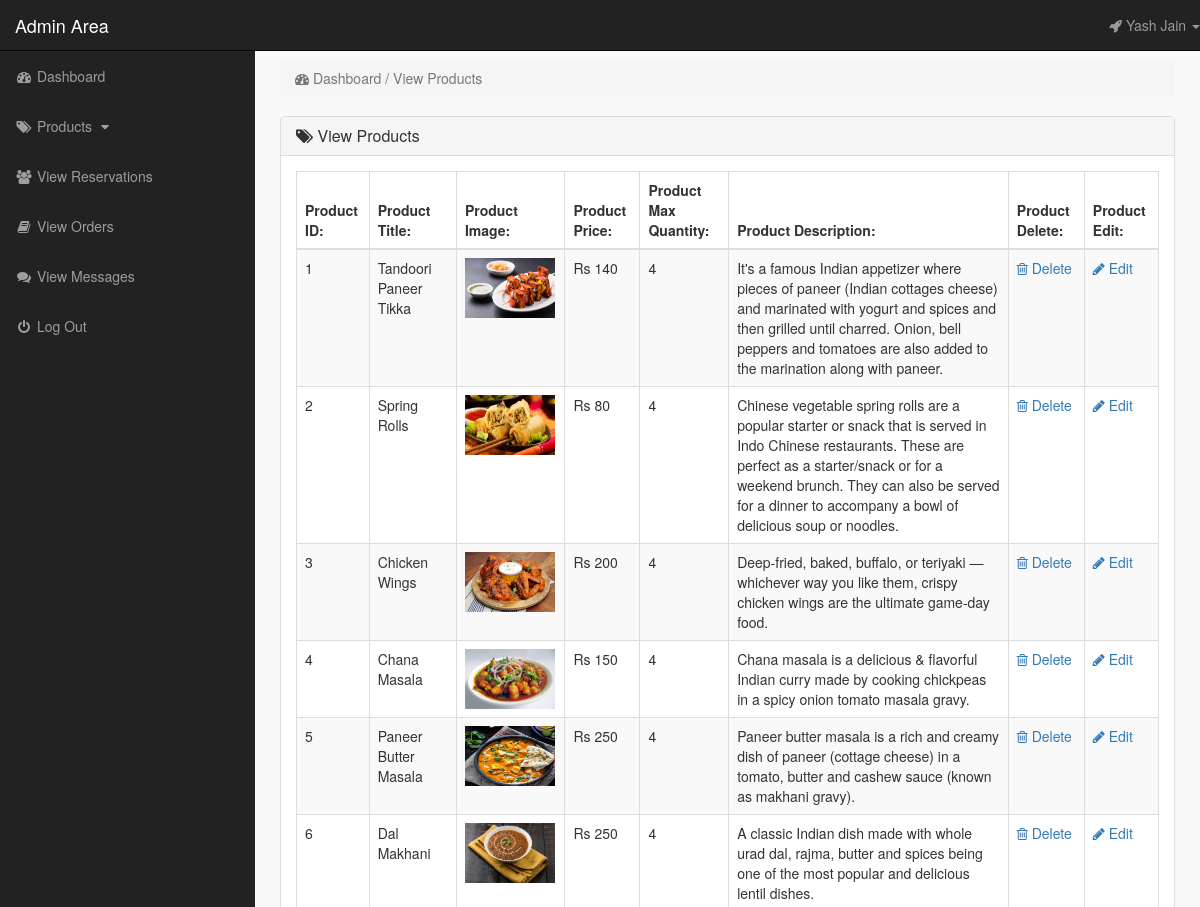
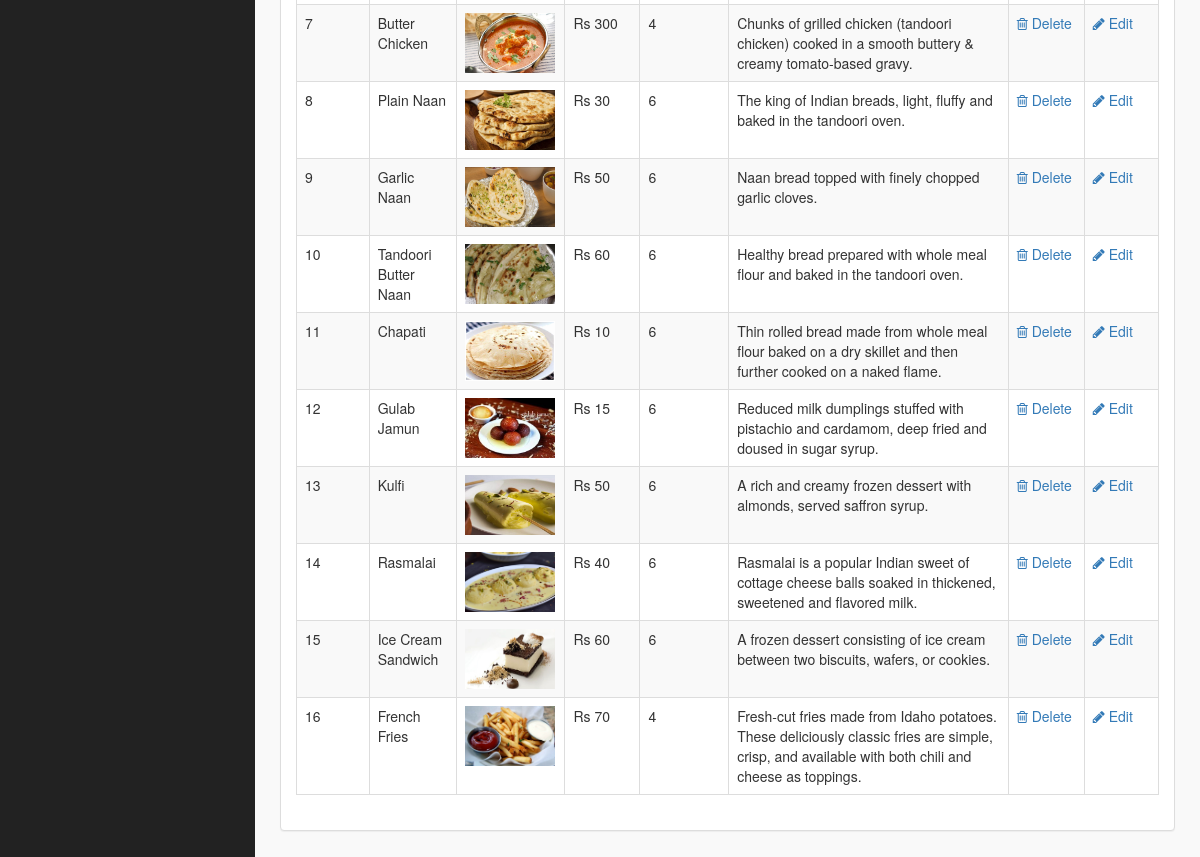
Page /admin_area/index.php?view_products (signed in) on the committed database (2 pictures, top to bottom).
### tables this page shows
CREATE TABLE `products` (
  `product_id` int(10) NOT NULL,
  `p_cat_id` int(10) NOT NULL,
  `cat_id` int(10) NOT NULL,
  `product_title` text NOT NULL,
  `product_img` text NOT NULL,
  `product_price` int(10) NOT NULL,
  `product_desc` text NOT NULL,
  `max_quantity` int(11) DEFAULT NULL
);

### admin_area/view_products.php (the view)
<?php
    if(!isset($_SESSION['admin_email'])){
        echo "<script>window.open('login.php','_self')</script>";
    }else{
?>
<div class="row">
    <div class="col-lg-12">
        <ol class="breadcrumb">
            <li class="active">
                <i class="fa fa-dashboard"></i> Dashboard / View Products
            </li>
        </ol>
    </div>
</div>
<div class="row">
    <div class="col-lg-12">
        <div class="panel panel-default">
            <div class="panel-heading">
               <h3 class="panel-title">
                   <i class="fa fa-tags"></i>  View Products
               </h3>
            </div>
            <div class="panel-body">
                <div class="table-responsive">
                    <table class="table table-striped table-bordered table-hover">
                        <thead>
                            <tr>
                                <th> Product ID: </th>
                                <th> Product Title: </th>
                                <th> Product Image: </th>
                                <th> Product Price: </th>
                                <th> Product Max Quantity: </th>
                                <th> Product Description: </th>
                                <th> Product Delete: </th>
                                <th> Product Edit: </th>
                            </tr>
                        </thead>
                        <tbody>
                            <?php
                                $i=0;
                                $get_pro = "select * from products";
                                $run_pro = mysqli_query($con,$get_pro);
                                while($row_pro=mysqli_fetch_array($run_pro)){
                                    $pro_id = $row_pro['product_id'];
                                    $pro_title = $row_pro['product_title'];
                                    $pro_img = $row_pro['product_img'];
                                    $pro_price = $row_pro['product_price'];
                                    $max_quantity = $row_pro['max_quantity'];
                                    $pro_desc = $row_pro['product_desc'];
                                    $i++;
                            ?>
                            <tr>
                                <td> <?php echo $i; ?> </td>
                                <td> <?php echo $pro_title; ?> </td>
                                <td> <img src="product_images/<?php echo $pro_img; ?>" width="90" height="60"></td>
                                <td> Rs <?php echo $pro_price; ?> </td>
                                <td> <?php echo $max_quantity; ?> </td>
                                <td> <?php echo $pro_desc; ?> </td>
                                <td>
                                     <a href="index.php?delete_product=<?php echo $pro_id; ?>">
                                        <i class="fa fa-trash-o"></i> Delete
                                     </a>
                                </td>
                                <td>
                                     <a href="index.php?edit_product=<?php echo $pro_id; ?>">
                                        <i class="fa fa-pencil"></i> Edit
                                     </a>
                                </td>
                            </tr>
                            <?php } ?>
                        </tbody>
                    </table>
                </div>
            </div>
        </div>
    </div>
</div>
<?php } ?>

### admin_area/includes/sidebar.php (shortened to what this page needs)
<?php
    if(!isset($_SESSION['admin_email'])){
        echo "<script>window.open('login.php','_self')</script>";
    }else{
?>
<nav class="navbar navbar-inverse navbar-fixed-top">
    <div class="navbar-header">
        <a href="index.php?dashboard" class="navbar-brand">Admin Area</a>
    </div>
    <ul class="nav navbar-right top-nav">
        <li class="dropdown">
            <a href="#" class="dropdown-toggle" data-toggle="dropdown">
                <i class="fa fa-rocket"></i> <?php echo $admin_name;  ?> <b class="caret"></b>
            </a>
        </li>
    </ul>
    <div class="collapse navbar-collapse navbar-ex1-collapse">
        <ul class="nav navbar-nav side-nav">
            <li>
                <a href="index.php?dashboard">
                        <i class="fa fa-fw fa-dashboard"></i> Dashboard
                </a>
            </li>
            <li>
                <a href="#" data-toggle="collapse" data-target="#products">
                        <i class="fa fa-fw fa-tags"></i> Products
                        <i class="fa fa-fw fa-caret-down"></i>
                </a>
            </li>
            <li>
                <a href="index.php?view_reservations">
                    <i class="fa fa-fw fa-users"></i> View Reservations
                </a>
            </li>
            <li>
                <a href="index.php?view_orders">
                    <i class="fa fa-fw fa-book"></i> View Orders
                </a>
            </li>
            <li>
                <a href="index.php?view_contacts">
                    <i class="fa fa-fw fa-comments"></i> View Messages
                </a>
            </li>
            <li>
                <a href="logout.php">
                    <i class="fa fa-fw fa-power-off"></i> Log Out
                </a>             </li>
        </ul>
    </div>
</nav>
<?php } ?>

### admin_area/css/style.css (style rules this page uses)
body { margin-top: 100px; }
@media (min-width: 768px) { body { margin-top: 50px; } }
.top-nav { 0 15px; }
.top-nav>li { float: left; display: inline-block; }
.top-nav>li>a { color: #999999; line-height: 20px; padding-top: 15px; padding-bottom: 15px; }
@media (min-width: 768px) { .side-nav { position: fixed; top: 51px; bottom: 0; width: 255px; overflow-y: auto; overflow-x: hidden; background-color: #222222; padding-bottom: 40px; border-radius: 0; } }
@media (min-width: 768px) { .side-nav>li>a { width: 255px; } }
.panel-body { border-radius: 5px; }

### rows in the picture
products: product_title "Tandoori Paneer Tikka", product_img (picture), product_price "140", max_quantity "4", product_desc "It's a famous Indian appetizer where pieces of paneer (Indian cottages cheese) and marinated with yogurt and spices and then grilled until charred. Onion, bell peppers and tomatoes are also added to the marination along with paneer."
products: product_title "Spring Rolls", product_img (picture), product_price "80", max_quantity "4", product_desc "Chinese vegetable spring rolls are a popular starter or snack that is served in Indo Chinese restaurants. These are perfect as a starter/snack or for a weekend brunch. They can also be served for a dinner to accompany a bowl of delicious soup or noodles."
products: product_title "Chicken Wings", product_img (picture), product_price "200", max_quantity "4", product_desc "Deep-fried, baked, buffalo, or teriyaki — whichever way you like them, crispy chicken wings are the ultimate game-day food."
products: product_title "Chana Masala", product_img (picture), product_price "150", max_quantity "4", product_desc "Chana masala is a delicious & flavorful Indian curry made by cooking chickpeas in a spicy onion tomato masala gravy."
products: product_title "Paneer Butter Masala", product_img (picture), product_price "250", max_quantity "4", product_desc "Paneer butter masala is a rich and creamy dish of paneer (cottage cheese) in a tomato, butter and cashew sauce (known as makhani gravy)."
products: product_title "Dal Makhani", product_img (picture), product_price "250", max_quantity "4", product_desc "A classic Indian dish made with whole urad dal, rajma, butter and spices being one of the most popular and delicious lentil dishes."
products: product_title "Butter Chicken", product_img (picture), product_price "300", max_quantity "4", product_desc "Chunks of grilled chicken (tandoori chicken) cooked in a smooth buttery & creamy tomato-based gravy."
products: product_title "Plain Naan", product_img (picture), product_price "30", max_quantity "6", product_desc "The king of Indian breads, light, fluffy and baked in the tandoori oven."
products: product_title "Garlic Naan", product_img (picture), product_price "50", max_quantity "6", product_desc "Naan bread topped with finely chopped garlic cloves."
products: product_title "Tandoori Butter Naan", product_img (picture), product_price "60", max_quantity "6", product_desc "Healthy bread prepared with whole meal flour and baked in the tandoori oven."
products: product_title "Chapati", product_img (picture), product_price "10", max_quantity "6", product_desc "Thin rolled bread made from whole meal flour baked on a dry skillet and then further cooked on a naked flame."
products: product_title "Gulab Jamun", product_img (picture), product_price "15", max_quantity "6", product_desc "Reduced milk dumplings stuffed with pistachio and cardamom, deep fried and doused in sugar syrup."
products: product_title "Kulfi", product_img (picture), product_price "50", max_quantity "6", product_desc "A rich and creamy frozen dessert with almonds, served saffron syrup."
products: product_title "Rasmalai", product_img (picture), product_price "40", max_quantity "6", product_desc "Rasmalai is a popular Indian sweet of cottage cheese balls soaked in thickened, sweetened and flavored milk."
products: product_title "Ice Cream Sandwich", product_img (picture), product_price "60", max_quantity "6", product_desc "A frozen dessert consisting of ice cream between two biscuits, wafers, or cookies."
products: product_title "French Fries", product_img (picture), product_price "70", max_quantity "4", product_desc "Fresh-cut fries made from Idaho potatoes. These deliciously classic fries are simple, crisp, and available with both chili and cheese as toppings."

### other values in the picture
$admin_name "Yash Jain"
